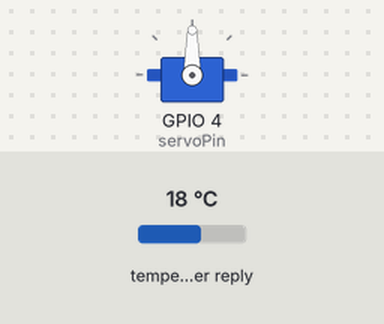
Recording of a sketch running on a simulated ESP32. On the bench: servo. The inputs (shaded band) are chosen by the test bench; at power-on: temperature in the weather reply 18 °C. WiFi joins after 1.5 s; servers stay silent unless stated; web services answer with replies made up by the test bench; what the sketch prints to the serial monitor is not drawn.

Above: at 1.6 s.
Timing chart, 0 to 3.3 s (numbered marks = the images above):
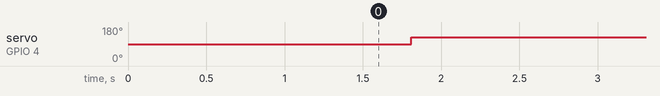

Measured:
- by itself, servo on GPIO 4 (servoPin): 90° → 125° at 1.8 s

The sketch:

weather.ino
```cpp
// #include <WiFi.h>
// #include <HTTPClient.h>
// #include <ArduinoJson.h>

// const char *ssid = "PC";
// const char *password = "myDevice";
// const char *apiKey = "012a555aa4564a9891de49ec2efd9f91";

// void setup() {
//   Serial.begin(115200);
//   WiFi.begin(ssid, password);

//   while (WiFi.status() != WL_CONNECTED) {
//     delay(1000);
//     Serial.println("Connecting to WiFi...");
//   }

//   Serial.println("Connected to WiFi");
// }

// void loop() {
//   if (WiFi.status() == WL_CONNECTED) {
//     // Your city and country code
//     String city = "abuja";
//     String country = "NG";

//     // Build the URL for the Weatherbit API
//     String url = "http://api.weatherbit.io/v2.0/current?key=" + String(apiKey) + "&city=" + String(city) + "&country=" + String(country);

//     // Make the HTTP request
//     HTTPClient http;
//     http.begin(url);

//     int httpResponseCode = http.GET();

//     if (httpResponseCode == HTTP_CODE_OK) {
//       // Parse JSON data
//       String payload = http.getString();
//       const size_t capacity = JSON_OBJECT_SIZE(3) + 150;
//       DynamicJsonDocument doc(capacity);

//       deserializeJson(doc, payload);

//       // Extract relevant information
//       const char* weatherDescription = doc["data"][0]["weather"]["description"];
//       float temperature = doc["data"][0]["temp"];
//       float windSpeed = doc["data"][0]["wind_spd"];
//       float windDirection = doc["data"][0]["wind_dir"];

//       // Print the extracted information
//       Serial.print("Weather Description: ");
//       Serial.println(weatherDescription);
//       Serial.print("Temperature: ");
//       Serial.println(temperature);
//       Serial.print("Wind Speed: ");
//       Serial.println(windSpeed);
//       Serial.print("Wind Direction: ");
//       Serial.println(payload);
//     } else {
//       Serial.print("Error in HTTP request. HTTP response code: ");
//       Serial.println(httpResponseCode);
//     }

//     http.end();
//   }

//   delay(60000); // Delay for 1 minute before making the next request
// }


// =====================================================================================================================================================================================


// #include <ArduinoJson.h>
// #include <HTTPClient.h>

// const char* apiKey = "82cce4c6e0083d3c6b425aef6fa4c735";

// void setup() {
//   Serial.begin(115200);
//   delay(1000);
//   WiFi.begin("PC", "myDevice"); // Replace with your WiFi credentials
//   while (WiFi.status() != WL_CONNECTED) {
//     delay(1000);
//     Serial.println("Connecting to WiFi...");
//   }
// }

// void loop() {
//   if (WiFi.status() == WL_CONNECTED) {
//     String city = "abuja";
//     String country = "NG";

//     String url = "http://api.openweathermap.org/data/2.5/weather?q=" + city + "," + country + "&appid=" + apiKey;

//     HTTPClient http;
//     http.begin(url);
//     Serial.println(url);

//     int httpResponseCode = http.GET();

//     if (httpResponseCode == HTTP_CODE_OK) {
//       String payload = http.getString();
//       char jsonArray[payload.length() + 1];
//       payload.toCharArray(jsonArray, sizeof(jsonArray));
//       jsonArray[payload.length() + 1] = '\0';

//       StaticJsonDocument<1024> doc;
//       DeserializationError error = deserializeJson(doc, jsonArray);

//       if (error) {
//         Serial.print(F("deserializeJson() failed with code "));
//         Serial.println(error.c_str());
//         return;
//       }

//       const char* weatherDescription = doc["weather"][0]["description"];
//       float temperature = doc["main"]["temp"].as<float>();
//       float windSpeed = doc["wind"]["speed"].as<float>();
//       float windDirection = doc["wind"]["deg"].as<float>();

//       Serial.print("Weather Description: ");
//       Serial.println(weatherDescription);
//       Serial.print("Temperature: ");
//       Serial.println(temperature);
//       Serial.print("Wind Speed: ");
//       Serial.println(windSpeed);
//       Serial.print("Wind Direction: ");
//       Serial.println(windDirection);
//     } else {
//       Serial.print("Error in HTTP request. HTTP response code: ");
//       Serial.println(httpResponseCode);
//     }

//     http.end();
//   }

//   delay(60000); // Delay for 1 minute before making the next request
// }


// ==================================================================================================================

// #include <WiFi.h>
// #include <ArduinoJson.h>
// #include <ESP32Servo.h>

// const char* ssid     = "PC";                 // SSID of the local network
// const char* password = "myDevice";            // Password on the network
// String APIKEY = "82cce4c6e0083d3c6b425aef6fa4c735";
// String CityID = "2352778";                    // Your City ID
// WiFiClient client;
// char servername[] = "api.openweathermap.org"; // Remote server we will connect to
// String result;

// int servoPin = 4;  // Connect the servo signal wire to pin 4 on the Arduino
// Servo myServo;      // Create a servo object to control a servo motor

// void setup() {
//   Serial.begin(115200);
//   Serial.print("Connecting to ");
//   WiFi.mode(WIFI_STA);   // Create WiFi station
//   Serial.println(ssid);
//   WiFi.begin(ssid, password);
//   while (WiFi.status() != WL_CONNECTED) {
//     delay(500);
//     Serial.print(".");
//   }

//   Serial.println("");
//   Serial.println("IP address: ");
//   Serial.println(WiFi.localIP());
//   myServo.attach(servoPin);  // Attach the servo to the specified pin
// }

// void loop() {
//   if (client.connect(servername, 80)) {
//     // Starts client connection, checks for connection
//     client.println("GET /data/2.5/weather?id=" + CityID + "&units=metric&APPID=" + APIKEY);
//     client.println("Host: api.openweathermap.org");
//     client.println("User-Agent: ArduinoWiFi/1.1");
//     client.println("Connection: close");
//     client.println();
//   } else {
//     Serial.println("Connection failed"); // Error message if no client connection
//     Serial.println();
//   }

//   while (client.connected() && !client.available())
//     delay(1);  // Waits for data

//   while (client.connected() || client.available()) {
//     // Connected or data available
//     char c = client.read(); // Gets byte from the Ethernet buffer
//     result = result + c;
//   }

//   client.stop();             // Stop client
//   result.replace('[', ' ');
//   result.replace(']', ' ');
//   // Serial.println(result);
//   char jsonArray[result.length() + 1];
//   result.toCharArray(jsonArray, sizeof(jsonArray));
//   jsonArray[result.length() + 1] = '\0';
//   StaticJsonDocument<1024> doc;
//   DeserializationError error = deserializeJson(doc, jsonArray);

//   if (error) {
//     Serial.print(F("deserializeJson() failed with code "));
//     Serial.println(error.c_str());
//     return;
//   }

//   String location = doc["name"];
//   String country = doc["sys"]["country"];
//   int temperature = doc["main"]["temp"];
//   int humidity = doc["main"]["humidity"];
//   float pressure = doc["main"]["pressure"];
//   int cityId = doc["id"];
//   float windSpeed = doc["wind"]["speed"];
//   int windDegree = doc["wind"]["deg"];
//   float longitude = doc["coord"]["lon"];
//   float latitude = doc["coord"]["lat"];

//   Serial.println();
//   Serial.print("Country: ");
//   Serial.println(country);
//   Serial.print("Location: ");
//   Serial.println(location);
//   Serial.print("Location ID: ");
//   Serial.println(cityId);
//   Serial.printf("Temperature: %d°C\r\n", temperature);
//   Serial.printf("Humidity: %d %%\r\n", humidity);
//   Serial.printf("Pressure: %.2f hpa\r\n", pressure);
//   Serial.printf("Wind speed: %.1f m/s\r\n", windSpeed);
//   Serial.printf("Wind degree: %d°\r\n", windDegree);
//   Serial.printf("Longitude: %.2f\r\n", longitude);
//   Serial.printf("Latitude: %.2f\r\n", latitude);

//   myServo.write(windDegree); // Corrected servo control
//   delay(20000);               // Wait for 1 second
// }


// ===============================================================================================================================

#include <WiFi.h>
#include <ArduinoJson.h>
#include <ESP32Servo.h>

const char* ssid     = "PC";                 // SSID of the local network
const char* password = "myDevice";            // Password on the network
String APIKEY = "82cce4c6e0083d3c6b425aef6fa4c735";
String CityID = "2352778";                    // Your City ID
WiFiClient client;
char servername[] = "api.openweathermap.org"; // Remote server we will connect to
String result;

int servoPin = 4;  // Connect the servo signal wire to pin 4 on the Arduino
Servo myServo;      // Create a servo object to control a servo motor

void setup() {
  Serial.begin(115200);
  Serial.print("Connecting to ");
  WiFi.mode(WIFI_STA);   // Create WiFi station
  Serial.println(ssid);
  WiFi.begin(ssid, password);
  while (WiFi.status() != WL_CONNECTED) {
    delay(500);
    Serial.print(".");
  }

  Serial.println("");
  Serial.println("IP address: ");
  Serial.println(WiFi.localIP());
  myServo.attach(servoPin);  // Attach the servo to the specified pin
}

void loop() {
  if (client.connect(servername, 80)) {
    // Starts client connection, checks for connection
    client.println("GET /data/2.5/weather?id=" + CityID + "&units=metric&APPID=" + APIKEY);
    client.println("Host: api.openweathermap.org");
    client.println("User-Agent: ArduinoWiFi/1.1");
    client.println("Connection: close");
    client.println();
  } else {
    Serial.println("Connection failed"); // Error message if no client connection
    Serial.println();
  }

  while (client.connected() && !client.available())
    delay(1);  // Waits for data

  while (client.connected() || client.available()) {
    // Connected or data available
    char c = client.read(); // Gets byte from the Ethernet buffer
    result = result + c;
  }

  client.stop();             // Stop client
  result.replace('[', ' ');
  result.replace(']', ' ');
  // Serial.println(result);
  char jsonArray[result.length() + 1];
  result.toCharArray(jsonArray, sizeof(jsonArray));
  jsonArray[result.length() + 1] = '\0';
  StaticJsonDocument<1024> doc;
  DeserializationError error = deserializeJson(doc, jsonArray);

  if (error) {
    Serial.print(F("deserializeJson() failed with code "));
    Serial.println(error.c_str());
    return;
  }

  int windDegree = doc["wind"]["deg"];  // Extract wind degree

  Serial.println();
  Serial.printf("Wind degree: %d°\r\n", windDegree);

  myServo.write(map(windDegree, 0, 360, 0, 180)); // Map wind degree to servo range
  delay(20000);               // Wait for 20 seconds
}
```
